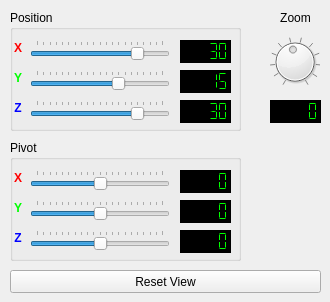
    <widget class="QWidget" name="tab">
     <attribute name="title">
      <string>Camera</string>
     </attribute>
     <widget class="QGroupBox" name="groupBox_2">
      <property name="geometry">
       <rect>
        <x>10</x>
        <y>10</y>
        <width>231</width>
        <height>121</height>
       </rect>
      </property>
      <property name="title">
       <string>Position</string>
      </property>
      <widget class="QSlider" name="xCamPosSlider">
       <property name="geometry">
        <rect>
         <x>20</x>
         <y>30</y>
         <width>140</width>
         <height>20</height>
        </rect>
       </property>
       <property name="minimum">
        <number>-50</number>
       </property>
       <property name="maximum">
        <number>50</number>
       </property>
       <property name="pageStep">
        <number>5</number>
       </property>
       <property name="value">
        <number>30</number>
       </property>
       <property name="orientation">
        <enum>Qt::Horizontal</enum>
       </property>
       <property name="tickPosition">
        <enum>QSlider::TicksAbove</enum>
       </property>
       <property name="tickInterval">
        <number>5</number>
       </property>
      </widget>
      <widget class="QSlider" name="zCamPosSlider">
       <property name="geometry">
        <rect>
         <x>20</x>
         <y>90</y>
         <width>140</width>
         <height>20</height>
        </rect>
       </property>
       <property name="minimum">
        <number>-50</number>
       </property>
       <property name="maximum">
        <number>50</number>
       </property>
       <property name="pageStep">
        <number>5</number>
       </property>
       <property name="value">
        <number>30</number>
       </property>
       <property name="tracking">
        <bool>true</bool>
       </property>
       <property name="orientation">
        <enum>Qt::Horizontal</enum>
       </property>
       <property name="invertedAppearance">
        <bool>false</bool>
       </property>
       <property name="invertedControls">
        <bool>false</bool>
       </property>
       <property name="tickPosition">
        <enum>QSlider::TicksAbove</enum>
       </property>
       <property name="tickInterval">
        <number>5</number>
       </property>
      </widget>
      <widget class="QSlider" name="yCamPosSlider">
       <property name="geometry">
        <rect>
         <x>20</x>
         <y>60</y>
         <width>140</width>
         <height>20</height>
        </rect>
       </property>
       <property name="minimum">
        <number>-50</number>
       </property>
       <property name="maximum">
        <number>50</number>
       </property>
       <property name="pageStep">
        <number>5</number>
       </property>
       <property name="value">
        <number>15</number>
       </property>
       <property name="orientation">
        <enum>Qt::Horizontal</enum>
       </property>
       <property name="tickPosition">
        <enum>QSlider::TicksAbove</enum>
       </property>
       <property name="tickInterval">
        <number>5</number>
       </property>
      </widget>
      <widget class="QLabel" name="label_4">
       <property name="geometry">
        <rect>
         <x>0</x>
         <y>30</y>
         <width>16</width>
         <height>16</height>
        </rect>
       </property>
       <property name="font">
        <font>
         <weight>75</weight>
         <bold>true</bold>
        </font>
       </property>
       <property name="styleSheet">
        <string notr="true">color: rgb(255, 0, 0);</string>
       </property>
       <property name="text">
        <string>X</string>
       </property>
       <property name="alignment">
        <set>Qt::AlignCenter</set>
       </property>
      </widget>
      <widget class="QLabel" name="label_5">
       <property name="geometry">
        <rect>
         <x>0</x>
         <y>60</y>
         <width>16</width>
         <height>16</height>
        </rect>
       </property>
       <property name="font">
        <font>
         <weight>75</weight>
         <bold>true</bold>
        </font>
       </property>
       <property name="styleSheet">
        <string notr="true">color: rgb(0, 255, 0);</string>
       </property>
       <property name="text">
        <string>Y</string>
       </property>
       <property name="alignment">
        <set>Qt::AlignCenter</set>
       </property>
      </widget>
      <widget class="QLabel" name="label_6">
       <property name="geometry">
        <rect>
         <x>0</x>
         <y>90</y>
         <width>16</width>
         <height>16</height>
        </rect>
       </property>
       <property name="font">
        <font>
         <weight>75</weight>
         <bold>true</bold>
        </font>
       </property>
       <property name="styleSheet">
        <string notr="true">color: rgb(0, 0, 255);</string>
       </property>
       <property name="text">
        <string>Z</string>
       </property>
       <property name="alignment">
        <set>Qt::AlignCenter</set>
       </property>
      </widget>
      <widget class="QLCDNumber" name="lcdNumber_4">
       <property name="geometry">
        <rect>
         <x>170</x>
         <y>30</y>
         <width>51</width>
         <height>23</height>
        </rect>
       </property>
       <property name="autoFillBackground">
        <bool>false</bool>
       </property>
       <property name="styleSheet">
        <string notr="true">color: rgb(0, 255, 0);
background-color: rgb(0, 0, 0);</string>
       </property>
       <property name="frameShadow">
        <enum>QFrame::Raised</enum>
       </property>
       <property name="smallDecimalPoint">
        <bool>false</bool>
       </property>
       <property name="segmentStyle">
        <enum>QLCDNumber::Flat</enum>
       </property>
       <property name="value" stdset="0">
        <double>30.000000000000000</double>
       </property>
      </widget>
      <widget class="QLCDNumber" name="lcdNumber_5">
       <property name="geometry">
        <rect>
         <x>170</x>
         <y>60</y>
         <width>51</width>
         <height>23</height>
        </rect>
       </property>
       <property name="styleSheet">
        <string notr="true">color: rgb(0, 255, 0);
background-color: rgb(0, 0, 0);</string>
       </property>
       <property name="segmentStyle">
        <enum>QLCDNumber::Flat</enum>
       </property>
       <property name="value" stdset="0">
        <double>15.000000000000000</double>
       </property>
      </widget>
      <widget class="QLCDNumber" name="lcdNumber_6">
       <property name="geometry">
        <rect>
         <x>170</x>
         <y>90</y>
         <width>51</width>
         <height>23</height>
        </rect>
       </property>
       <property name="styleSheet">
        <string notr="true">color: rgb(0, 255, 0);
background-color: rgb(0, 0, 0);</string>
       </property>
       <property name="segmentStyle">
        <enum>QLCDNumber::Flat</enum>
       </property>
       <property name="value" stdset="0">
        <double>30.000000000000000</double>
       </property>
       <property name="intValue" stdset="0">
        <number>30</number>
       </property>
      </widget>
     </widget>
     <widget class="QDial" name="fovyDial">
      <property name="geometry">
       <rect>
        <x>270</x>
        <y>30</y>
        <width>50</width>
        <height>64</height>
       </rect>
      </property>
      <property name="minimum">
       <number>-15</number>
      </property>
      <property name="maximum">
       <number>17</number>
      </property>
      <property name="pageStep">
       <number>1</number>
      </property>
      <property name="value">
       <number>0</number>
      </property>
      <property name="notchTarget">
       <double>5.000000000000000</double>
      </property>
      <property name="notchesVisible">
       <bool>true</bool>
      </property>
     </widget>
     <widget class="QLabel" name="label_7">
      <property name="geometry">
       <rect>
        <x>270</x>
        <y>10</y>
        <width>51</width>
        <height>16</height>
       </rect>
      </property>
      <property name="text">
       <string>Zoom</string>
      </property>
      <property name="alignment">
       <set>Qt::AlignCenter</set>
      </property>
     </widget>
     <widget class="QLCDNumber" name="lcdNumber_7">
      <property name="geometry">
       <rect>
        <x>270</x>
        <y>100</y>
        <width>51</width>
        <height>23</height>
       </rect>
      </property>
      <property name="styleSheet">
       <string notr="true">color: rgb(0, 255, 0);
background-color: rgb(0, 0, 0);</string>
      </property>
      <property name="segmentStyle">
       <enum>QLCDNumber::Flat</enum>
      </property>
      <property name="value" stdset="0">
       <double>0.000000000000000</double>
      </property>
     </widget>
     <widget class="QPushButton" name="resetView_button">
      <property name="geometry">
       <rect>
        <x>10</x>
        <y>270</y>
        <width>311</width>
        <height>23</height>
       </rect>
      </property>
      <property name="text">
       <string>Reset View</string>
      </property>
     </widget>
     <widget class="QGroupBox" name="groupBox_4">
      <property name="geometry">
       <rect>
        <x>10</x>
        <y>140</y>
        <width>231</width>
        <height>121</height>
       </rect>
      </property>
      <property name="title">
       <string>Pivot</string>
      </property>
      <widget class="QSlider" name="xCamPivotSlider">
       <property name="geometry">
        <rect>
         <x>20</x>
         <y>30</y>
         <width>140</width>
         <height>20</height>
        </rect>
       </property>
       <property name="minimum">
        <number>-50</number>
       </property>
       <property name="maximum">
        <number>50</number>
       </property>
       <property name="pageStep">
        <number>5</number>
       </property>
       <property name="value">
        <number>0</number>
       </property>
       <property name="orientation">
        <enum>Qt::Horizontal</enum>
       </property>
       <property name="tickPosition">
        <enum>QSlider::TicksAbove</enum>
       </property>
       <property name="tickInterval">
        <number>5</number>
       </property>
      </widget>
      <widget class="QSlider" name="zCamPivotSlider">
       <property name="geometry">
        <rect>
         <x>20</x>
         <y>90</y>
         <width>140</width>
         <height>20</height>
        </rect>
       </property>
       <property name="minimum">
        <number>-50</number>
       </property>
       <property name="maximum">
        <number>50</number>
       </property>
       <property name="pageStep">
        <number>5</number>
       </property>
       <property name="value">
        <number>0</number>
       </property>
       <property name="tracking">
        <bool>true</bool>
       </property>
       <property name="orientation">
        <enum>Qt::Horizontal</enum>
       </property>
       <property name="invertedAppearance">
        <bool>false</bool>
       </property>
       <property name="invertedControls">
        <bool>false</bool>
       </property>
       <property name="tickPosition">
        <enum>QSlider::TicksAbove</enum>
       </property>
       <property name="tickInterval">
        <number>5</number>
       </property>
      </widget>
      <widget class="QSlider" name="yCamPivotSlider">
       <property name="geometry">
        <rect>
         <x>20</x>
         <y>60</y>
         <width>140</width>
         <height>20</height>
        </rect>
       </property>
       <property name="minimum">
        <number>-50</number>
       </property>
       <property name="maximum">
        <number>50</number>
       </property>
       <property name="pageStep">
        <number>5</number>
       </property>
       <property name="value">
        <number>0</number>
       </property>
       <property name="orientation">
        <enum>Qt::Horizontal</enum>
       </property>
       <property name="tickPosition">
        <enum>QSlider::TicksAbove</enum>
       </property>
       <property name="tickInterval">
        <number>5</number>
       </property>
      </widget>
      <widget class="QLabel" name="label_11">
       <property name="geometry">
        <rect>
         <x>0</x>
         <y>30</y>
         <width>16</width>
         <height>16</height>
        </rect>
       </property>
       <property name="font">
        <font>
         <weight>75</weight>
         <bold>true</bold>
        </font>
       </property>
       <property name="styleSheet">
        <string notr="true">color: rgb(255, 0, 0);</string>
       </property>
       <property name="text">
        <string>X</string>
       </property>
       <property name="alignment">
        <set>Qt::AlignCenter</set>
       </property>
      </widget>
      <widget class="QLabel" name="label_12">
       <property name="geometry">
        <rect>
         <x>0</x>
         <y>60</y>
         <width>16</width>
         <height>16</height>
        </rect>
       </property>
       <property name="font">
        <font>
         <weight>75</weight>
         <bold>true</bold>
        </font>
       </property>
       <property name="styleSheet">
        <string notr="true">color: rgb(0, 255, 0);</string>
       </property>
       <property name="text">
        <string>Y</string>
       </property>
       <property name="alignment">
        <set>Qt::AlignCenter</set>
       </property>
      </widget>
      <widget class="QLabel" name="label_13">
       <property name="geometry">
        <rect>
         <x>0</x>
         <y>90</y>
         <width>16</width>
         <height>16</height>
        </rect>
       </property>
       <property name="font">
        <font>
         <weight>75</weight>
         <bold>true</bold>
        </font>
       </property>
       <property name="styleSheet">
        <string notr="true">color: rgb(0, 0, 255);</string>
       </property>
       <property name="text">
        <string>Z</string>
       </property>
       <property name="alignment">
        <set>Qt::AlignCenter</set>
       </property>
      </widget>
      <widget class="QLCDNumber" name="xCamPivotLcdNumber">
       <property name="geometry">
        <rect>
         <x>170</x>
         <y>30</y>
         <width>51</width>
         <height>23</height>
        </rect>
       </property>
       <property name="autoFillBackground">
        <bool>false</bool>
       </property>
       <property name="styleSheet">
        <string notr="true">color: rgb(0, 255, 0);
background-color: rgb(0, 0, 0);</string>
       </property>
       <property name="frameShadow">
        <enum>QFrame::Raised</enum>
       </property>
       <property name="smallDecimalPoint">
        <bool>false</bool>
       </property>
       <property name="segmentStyle">
        <enum>QLCDNumber::Flat</enum>
       </property>
       <property name="value" stdset="0">
        <double>0.000000000000000</double>
       </property>
      </widget>
      <widget class="QLCDNumber" name="yCamPivotLcdNumber">
       <property name="geometry">
        <rect>
         <x>170</x>
         <y>60</y>
         <width>51</width>
         <height>23</height>
        </rect>
       </property>
       <property name="styleSheet">
        <string notr="true">color: rgb(0, 255, 0);
background-color: rgb(0, 0, 0);</string>
       </property>
       <property name="segmentStyle">
        <enum>QLCDNumber::Flat</enum>
       </property>
       <property name="value" stdset="0">
        <double>0.000000000000000</double>
       </property>
      </widget>
      <widget class="QLCDNumber" name="zCamPivotLcdNumber">
       <property name="geometry">
        <rect>
         <x>170</x>
         <y>90</y>
         <width>51</width>
         <height>23</height>
        </rect>
       </property>
       <property name="styleSheet">
        <string notr="true">color: rgb(0, 255, 0);
background-color: rgb(0, 0, 0);</string>
       </property>
       <property name="segmentStyle">
        <enum>QLCDNumber::Flat</enum>
       </property>
       <property name="value" stdset="0">
        <double>0.000000000000000</double>
       </property>
       <property name="intValue" stdset="0">
        <number>0</number>
       </property>
      </widget>
     </widget>
    </widget>
